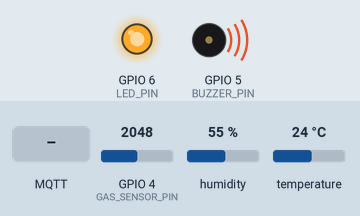
A sketch run on a simulated ESP32-S3. Shown: output pins drawn as LEDs (lit = HIGH), buzzer (waves = sounding, pin HIGH). The test bench sets the inputs (shaded band); at power-on: GPIO 4 (GAS_SENSOR_PIN) = 2048, humidity 55 %, temperature 24 °C. WiFi joins after 1.5 s; servers stay silent unless stated; no MQTT or app messages arrive unless stated; what the sketch prints to the serial monitor is not drawn.

Above: at 4.7 s.
4.8 s: MQTT message "off" arrives on the first subscribed topic
At 9.8 s:
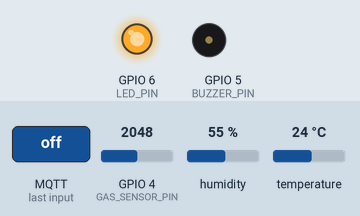
15.4 s: MQTT message "on" arrives on the first subscribed topic
At 20.5 s:
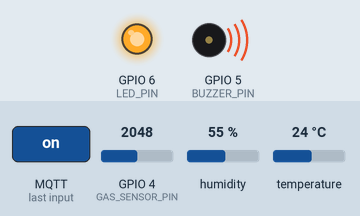
20.9 s: GPIO 4 (GAS_SENSOR_PIN) set to 778
25.8 s: GPIO 4 (GAS_SENSOR_PIN) set to 670
At 30.5 s:
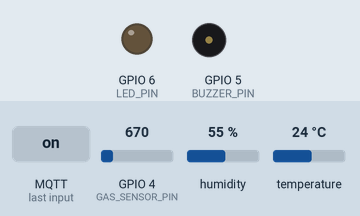
31.3 s: GPIO 4 (GAS_SENSOR_PIN) set to 760
At 36.1 s:
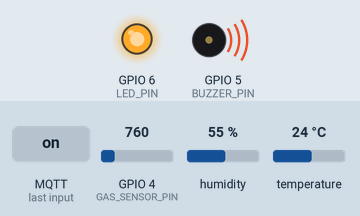
Timing chart, 0 to 37.5 s (numbered marks = the images above; inputs shaded):
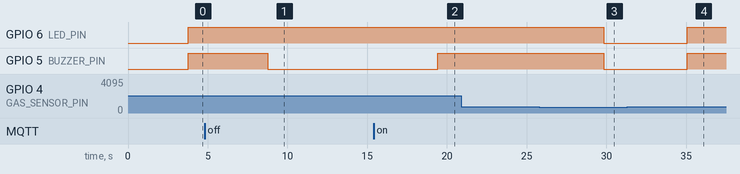

The sketch:

sketch_may4a-proj.ino
```cpp
#include <WiFi.h>
#include <PubSubClient.h>
#include <DHT.h>

const char* ssid = "stc_wifi_8CF1";
const char* password = "5ZM6G24QB2";

const char* mqtt_server = "broker.hivemq.com";
const int mqtt_port = 1883;

#define DHTPIN 2
#define DHTTYPE DHT22
#define GAS_SENSOR_PIN A3

#define BUZZER_PIN 5
#define LED_PIN 6

DHT dht(DHTPIN, DHTTYPE);
WiFiClient espClient;
PubSubClient client(espClient);

bool manualOverride = false;

void setup_wifi() {
  Serial.begin(115200);
  delay(10);
  Serial.println("Connecting to WiFi...");
  WiFi.begin(ssid, password);
  while (WiFi.status() != WL_CONNECTED) {
    delay(500);
    Serial.print(".");
  }
  Serial.println("\n✅ WiFi connected!");
  Serial.print("IP Address: ");
  Serial.println(WiFi.localIP());
}

void callback(char* topic, byte* message, unsigned int length) {
  String msg = "";
  for (int i = 0; i < length; i++) {
    msg += (char)message[i];
  }

  Serial.print(" Message received [");
  Serial.print(topic);
  Serial.print("]: ");
  Serial.println(msg);

  if (String(topic) == "iot/control/buzzer") {
    if (msg == "off") {
      manualOverride = true;
      digitalWrite(BUZZER_PIN, LOW);
      Serial.println("🔕 Buzzer OFF (manual override)");
    } else if (msg == "on") {
      manualOverride = false;
      Serial.println("🔔 Manual override cleared");
    }
  }
}

void reconnect() {
  while (!client.connected()) {
    Serial.print("Connecting to MQTT...");
    if (client.connect("NanoESP32Client")) {
      Serial.println("connected!");
      client.subscribe("iot/control/buzzer");
    } else {
      Serial.print("failed, rc=");
      Serial.print(client.state());
      Serial.println(" retrying in 5s...");
      delay(5000);
    }
  }
}

void setup() {
  pinMode(BUZZER_PIN, OUTPUT);
  digitalWrite(BUZZER_PIN, LOW);
  pinMode(LED_PIN, OUTPUT);
  digitalWrite(LED_PIN, LOW);

  dht.begin();
  delay(2000);

  setup_wifi();
  client.setServer(mqtt_server, mqtt_port);
  client.setCallback(callback);
}

void loop() {
  if (!client.connected()) {
    reconnect();
  }
  client.loop();

  float temp = dht.readTemperature();
  float hum = dht.readHumidity();

  // Read gas sensor 10 times and average
  long sum = 0;
  for (int i = 0; i < 10; i++) {
    sum += analogRead(GAS_SENSOR_PIN);
    delay(20);
  }
  int gasValue = sum / 10;

  // Display values
  if (isnan(temp) || isnan(hum)) {
    Serial.println(" DHT read failed!");
    return;
  }

  Serial.println(" Sensor Readings:");
  Serial.print("🌡 Temp: "); Serial.print(temp); Serial.println("°C");
  Serial.print("💧 Humidity: "); Serial.print(hum); Serial.println("%");
  Serial.print("🔥 Gas Level: "); Serial.println(gasValue);

  // Alert condition (unless manually silenced)
  if (!manualOverride) {
    if (gasValue >= 720) {
      digitalWrite(BUZZER_PIN, HIGH);
      digitalWrite(LED_PIN, HIGH);
      Serial.println("🚨 Gas too high! ALERT ON");
    } else {
      digitalWrite(BUZZER_PIN, LOW);
      digitalWrite(LED_PIN, LOW);
    }
  } else {
    Serial.println(" Manual override active, no alert triggered");
  }

  // Send values to MQTT topics
  client.publish("iot/sensor/temp", String(temp).c_str());
  client.publish("iot/sensor/humidity", String(hum).c_str());
  client.publish("iot/sensor/gas", String(gasValue).c_str());

  Serial.println("---------------------------\n");
  delay(5000); // Delay between readings
}
```

Measured:
- the behaviour switches between 720 and 719 on GPIO 4 (GAS_SENSOR_PIN) (found by bisection; images 2 and 3)
- after the input at 4.8 s, GPIO 5 (BUZZER_PIN): HIGH → LOW after 4.0 s
- after the input at 15.4 s, GPIO 5 (BUZZER_PIN): LOW → HIGH after 4.0 s
- after the input at 20.9 s, every drawn part: stays the same
- after the input at 25.8 s, GPIO 6 (LED_PIN), GPIO 5 (BUZZER_PIN): HIGH → LOW after 4.0 s
- after the input at 31.3 s, GPIO 6 (LED_PIN), GPIO 5 (BUZZER_PIN): LOW → HIGH after 3.8 s
